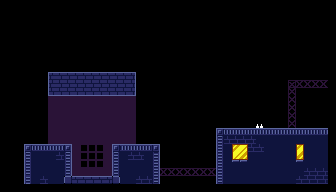

Below is a game level as drawn by its tile map, then a one-line description and the .tmx file that defines it, in full:
An orthogonal 42x24 tile map with 8x8 px tiles, 3 tile layers (Background, GroundLayer, Windows) and 10 objects.

<map version="1.10" tiledversion="1.10.2" orientation="orthogonal" renderorder="right-down" width="42" height="24" tilewidth="8" tileheight="8" infinite="0" nextlayerid="7" nextobjectid="13">
 <tileset firstgid="1" name="Tileset" tilewidth="8" tileheight="8" tilecount="125" columns="25">
  <image source="../../Tileset.png" width="203" height="40" />
 </tileset>
 <layer id="5" name="Background" width="42" height="24">
  <data encoding="csv">
0,0,0,0,0,0,0,0,0,0,0,0,0,0,0,0,0,0,0,0,0,0,0,0,0,0,0,0,0,0,0,0,0,0,0,0,0,0,0,0,0,0,
0,0,0,0,0,0,0,0,0,0,0,0,0,0,0,0,0,0,0,0,0,0,0,0,0,0,0,0,0,0,0,0,0,0,0,0,0,0,0,0,0,0,
0,0,0,0,0,0,0,0,0,0,0,0,0,0,0,0,0,0,0,0,0,0,0,0,0,0,0,0,0,0,0,0,0,0,0,0,0,0,0,0,0,0,
0,0,0,0,0,0,0,0,0,0,0,0,0,0,0,0,0,0,0,0,0,0,0,0,0,0,0,0,0,0,0,0,0,0,0,0,0,0,0,0,0,0,
0,0,0,0,0,0,0,0,0,0,0,0,0,0,0,0,0,0,0,0,0,0,0,0,0,0,0,0,0,0,0,0,0,0,0,0,0,0,0,0,0,0,
0,0,0,0,0,0,0,0,0,0,0,0,0,0,0,0,0,0,0,0,0,0,0,0,0,0,0,0,0,0,0,0,0,0,0,0,0,0,0,0,0,0,
0,0,0,0,0,0,0,0,0,0,0,0,0,0,0,0,0,0,0,0,0,0,0,0,0,0,0,0,0,0,0,0,0,0,0,0,0,0,0,0,0,0,
0,0,0,0,0,0,0,0,0,0,0,0,0,0,0,0,0,0,0,0,0,0,0,0,0,0,0,0,0,0,0,0,0,0,0,0,0,0,0,0,0,0,
0,0,0,0,0,0,0,0,0,0,0,0,0,0,0,0,0,0,0,0,0,0,0,0,0,0,0,0,0,0,0,0,0,0,0,0,0,0,0,0,0,0,
0,0,0,0,0,0,64,65,0,0,0,0,0,0,0,65,66,0,0,0,0,0,0,0,0,0,0,0,0,0,0,0,0,0,0,0,0,0,0,0,0,0,
0,0,0,0,0,0,89,90,90,90,90,90,90,90,90,90,91,0,0,0,0,0,0,0,0,0,0,0,0,0,0,0,0,0,0,0,21,22,22,22,0,0,
0,0,0,0,0,0,114,115,115,115,115,115,115,115,115,115,116,0,0,0,0,0,0,0,0,0,0,0,0,0,0,0,0,0,0,0,48,0,0,0,0,0,
0,0,0,0,0,0,47,47,47,47,47,47,47,47,47,47,47,0,0,0,0,0,0,0,0,0,0,0,0,0,0,0,0,0,0,0,48,0,0,0,0,0,
0,0,0,0,0,0,47,47,47,47,47,47,47,47,47,47,47,0,0,0,0,0,0,0,0,0,0,0,0,0,0,0,0,0,0,0,48,0,0,0,0,0,
0,0,0,0,0,0,47,47,47,47,47,47,47,47,47,47,47,0,0,0,0,0,0,0,0,0,0,0,0,0,0,0,0,0,0,0,48,0,0,0,0,0,
0,0,0,0,0,0,47,47,47,47,47,47,47,47,47,47,47,0,0,0,0,0,0,0,0,0,0,0,0,0,0,0,0,0,0,0,48,0,0,0,0,0,
0,0,0,0,0,0,47,47,47,47,47,47,47,47,47,47,47,0,0,0,0,0,0,0,0,0,0,0,0,0,0,0,0,0,0,0,0,0,0,0,0,0,
0,0,0,0,0,0,47,47,47,47,47,47,47,47,47,47,47,0,0,0,0,0,0,0,0,0,0,0,0,0,0,0,0,0,0,0,0,0,0,0,0,0,
0,0,0,0,0,46,0,0,47,47,69,69,69,47,47,0,0,0,0,0,0,0,0,0,0,0,0,0,0,0,0,0,0,0,0,0,0,0,0,0,0,0,
0,0,0,0,0,0,46,0,47,47,69,69,69,47,47,0,48,0,0,0,0,0,0,0,0,0,0,0,0,0,0,0,0,0,0,0,0,0,0,0,0,0,
0,0,0,0,0,0,46,0,47,47,69,69,69,47,47,0,48,0,0,0,0,0,0,0,0,0,0,0,0,0,0,0,0,0,0,0,0,0,0,0,0,0,
0,0,0,0,0,0,46,0,47,47,47,47,47,47,47,0,48,22,22,22,22,22,22,22,22,22,22,0,0,0,0,0,0,0,0,0,0,0,0,0,0,0,
0,0,0,0,0,0,46,0,0,0,0,0,0,0,0,0,46,0,0,0,0,0,0,0,0,0,0,0,0,0,0,0,0,0,0,0,0,0,0,0,0,0,
0,0,0,0,0,0,0,0,0,0,0,0,0,0,0,0,0,0,0,0,0,0,0,0,0,0,0,0,0,0,0,0,0,0,0,0,0,0,0,0,0,0
</data>
 </layer>
 <layer id="1" name="GroundLayer" width="42" height="24">
  <data encoding="csv">
0,0,0,0,0,0,0,0,0,0,0,0,0,0,0,0,0,0,0,0,0,0,0,0,0,0,0,0,0,0,0,0,0,0,0,0,0,0,0,0,0,0,
0,0,0,0,0,0,0,0,0,0,0,0,0,0,0,0,0,0,0,0,0,0,0,0,0,0,0,0,0,0,0,0,0,0,0,0,0,0,0,0,0,0,
0,0,0,0,0,0,0,0,0,0,0,0,0,0,0,0,0,0,0,0,0,0,0,0,0,0,0,0,0,0,0,0,0,0,0,0,0,0,0,0,0,0,
0,0,0,0,0,0,0,0,0,0,0,0,0,0,0,0,0,0,0,0,0,0,0,0,0,0,0,0,0,0,0,0,0,0,0,0,0,0,0,0,0,0,
0,0,0,0,0,0,0,0,0,0,0,0,0,0,0,0,0,0,0,0,0,0,0,0,0,0,0,0,0,0,0,0,0,0,0,0,0,0,0,0,0,0,
0,0,0,0,0,0,0,0,0,0,0,0,0,0,0,0,0,0,0,0,0,0,0,0,0,0,0,0,0,0,0,0,0,0,0,0,0,0,0,0,0,0,
0,0,0,0,0,0,0,0,0,0,0,0,0,0,0,0,0,0,0,0,0,0,0,0,0,0,0,0,0,0,0,0,0,0,0,0,0,0,0,0,0,0,
0,0,0,0,0,0,0,0,0,0,0,0,0,0,0,0,0,0,0,0,0,0,0,0,0,0,0,0,0,0,0,0,0,0,0,0,0,0,0,0,0,0,
0,0,0,0,0,0,0,0,0,0,0,0,0,0,0,0,0,0,0,0,0,0,0,0,0,0,0,0,0,0,0,0,0,0,0,0,0,0,0,0,0,0,
0,0,0,0,0,0,0,0,65,65,65,65,65,65,65,0,0,0,0,0,0,0,0,0,0,0,0,0,0,0,0,0,0,0,0,0,0,0,0,0,0,0,
0,0,0,0,0,0,0,0,0,0,0,0,0,0,0,0,0,0,0,0,0,0,0,0,0,0,0,0,0,0,0,0,0,0,0,0,0,0,0,0,22,0,
0,0,0,0,0,0,0,0,0,0,0,0,0,0,0,0,0,0,0,0,0,0,0,0,0,0,0,0,0,0,0,0,0,0,0,0,0,0,0,0,0,0,
0,0,0,0,0,0,0,0,0,0,0,0,0,0,0,0,0,0,0,0,0,0,0,0,0,0,0,0,0,0,0,0,0,0,0,0,0,0,0,0,0,0,
0,0,0,0,0,0,0,0,0,0,0,0,0,0,0,0,0,0,0,0,0,0,0,0,0,0,0,0,0,0,0,0,0,0,0,0,0,0,0,0,0,0,
0,0,0,0,0,0,0,0,0,0,0,0,0,0,0,0,0,0,0,0,0,0,0,0,0,0,0,0,0,0,0,0,0,0,0,0,0,0,0,0,0,0,
0,0,0,0,0,0,0,0,0,0,0,0,0,0,0,0,0,0,0,0,0,0,0,0,0,0,0,0,0,0,0,0,0,0,0,0,0,0,0,0,0,0,
0,0,0,0,0,0,0,0,0,0,0,0,0,0,0,0,0,0,0,0,0,0,0,0,0,0,0,9,10,11,12,10,11,12,10,11,12,10,11,12,11,0,
0,0,0,0,0,0,0,0,0,0,0,0,0,0,0,0,0,0,0,0,0,0,0,0,0,0,0,34,35,35,35,35,36,36,36,36,36,36,36,36,36,0,
0,0,0,9,10,11,12,10,13,0,0,0,0,0,9,12,10,11,12,13,0,0,0,0,0,0,0,59,36,36,35,35,35,36,36,36,36,36,36,36,36,0,
0,0,0,34,36,36,36,35,38,0,0,0,0,0,34,36,35,35,36,88,0,0,0,0,0,0,0,84,36,36,36,36,36,36,36,36,36,36,36,36,36,0,
0,0,0,59,36,36,36,36,63,0,0,0,0,0,59,36,36,36,36,38,0,0,0,0,0,0,0,34,36,36,36,36,36,36,36,36,36,36,36,36,36,0,
0,0,0,84,36,36,36,36,88,0,0,0,0,0,84,36,36,36,36,63,0,0,0,0,0,0,0,59,36,36,36,36,36,36,36,36,36,36,35,35,35,0,
0,0,0,59,36,35,36,36,14,65,65,65,65,65,15,36,36,35,35,88,0,0,0,0,0,0,0,84,36,36,36,36,36,36,36,36,36,35,35,35,35,0,
0,0,0,0,0,0,0,0,0,0,0,0,0,0,0,0,0,0,0,0,0,0,0,0,0,0,0,0,0,0,0,0,0,0,0,0,0,0,0,0,0,0
</data>
 </layer>
 <layer id="6" name="Windows" width="42" height="24">
  <data encoding="csv">
0,0,0,0,0,0,0,0,0,0,0,0,0,0,0,0,0,0,0,0,0,0,0,0,0,0,0,0,0,0,0,0,0,0,0,0,0,0,0,0,0,0,
0,0,0,0,0,0,0,0,0,0,0,0,0,0,0,0,0,0,0,0,0,0,0,0,0,0,0,0,0,0,0,0,0,0,0,0,0,0,0,0,0,0,
0,0,0,0,0,0,0,0,0,0,0,0,0,0,0,0,0,0,0,0,0,0,0,0,0,0,0,0,0,0,0,0,0,0,0,0,0,0,0,0,0,0,
0,0,0,0,0,0,0,0,0,0,0,0,0,0,0,0,0,0,0,0,0,0,0,0,0,0,0,0,0,0,0,0,0,0,0,0,0,0,0,0,0,0,
0,0,0,0,0,0,0,0,0,0,0,0,0,0,0,0,0,0,0,0,0,0,0,0,0,0,0,0,0,0,0,0,0,0,0,0,0,0,0,0,0,0,
0,0,0,0,0,0,0,0,0,0,0,0,0,0,0,0,0,0,0,0,0,0,0,0,0,0,0,0,0,0,0,0,0,0,0,0,0,0,0,0,0,0,
0,0,0,0,0,0,0,0,0,0,0,0,0,0,0,0,0,0,0,0,0,0,0,0,0,0,0,0,0,0,0,0,0,0,0,0,0,0,0,0,0,0,
0,0,0,0,0,0,0,0,0,0,0,0,0,0,0,0,0,0,0,0,0,0,0,0,0,0,0,0,0,0,0,0,0,0,0,0,0,0,0,0,0,0,
0,0,0,0,0,0,0,0,0,0,0,0,0,0,0,0,0,0,0,0,0,0,0,0,0,0,0,0,0,0,0,0,0,0,0,0,0,0,0,0,0,0,
0,0,0,0,0,0,0,0,0,0,0,0,0,0,0,0,0,0,0,0,0,0,0,0,0,0,0,0,0,0,0,0,0,0,0,0,0,0,0,0,0,0,
0,0,0,0,0,0,0,0,0,0,0,0,0,0,0,0,0,0,0,0,0,0,0,0,0,0,0,0,0,0,0,0,0,0,0,0,0,0,0,0,0,0,
0,0,0,0,0,0,0,0,0,0,0,0,0,0,0,0,0,0,0,0,0,0,0,0,0,0,0,0,0,0,0,0,0,0,0,0,0,0,0,0,0,0,
0,0,0,0,0,0,0,0,0,0,0,0,0,0,0,0,0,0,0,0,0,0,0,0,0,0,0,0,0,0,0,0,0,0,0,0,0,0,0,0,0,0,
0,0,0,0,0,0,0,0,0,0,0,0,0,0,0,0,0,0,0,0,0,0,0,0,0,0,0,0,0,0,0,0,0,0,0,0,0,0,0,0,0,0,
0,0,0,0,0,0,0,0,0,0,0,0,0,0,0,0,0,0,0,0,0,0,0,0,0,0,0,0,0,0,0,0,0,0,0,0,0,0,0,0,0,0,
0,0,0,0,0,0,0,0,0,0,0,0,0,0,0,0,0,0,0,0,0,0,0,0,0,0,0,0,0,0,0,0,117,0,0,0,0,0,0,0,0,0,
0,0,0,0,0,0,0,0,0,0,0,0,0,0,0,0,0,0,0,0,0,0,0,0,0,0,0,0,0,0,0,0,0,0,0,0,0,0,0,0,0,0,
0,0,0,0,0,0,0,0,0,0,0,0,0,0,0,0,0,0,0,0,0,0,0,0,0,0,0,0,0,0,0,0,0,0,0,0,0,0,0,0,0,0,
0,0,0,0,0,0,0,0,0,0,0,0,0,0,0,0,0,0,0,0,0,0,0,0,0,0,0,0,0,32,33,0,0,0,0,0,0,6,0,0,0,0,
0,0,0,0,0,0,0,0,0,0,0,0,0,0,0,0,0,0,0,0,0,0,0,0,0,0,0,0,0,57,58,0,0,0,0,0,0,31,0,0,0,0,
0,0,0,0,0,0,0,0,0,0,0,0,0,0,0,0,0,0,0,0,0,0,0,0,0,0,0,0,0,67,67,0,0,0,0,0,0,67,0,0,0,0,
0,0,0,0,0,0,0,0,0,0,0,0,0,0,0,0,0,0,0,0,0,0,0,0,0,0,0,0,0,0,0,0,0,0,0,0,0,0,0,0,0,0,
0,0,0,0,0,0,0,0,0,0,0,0,0,0,0,0,0,0,0,0,0,0,0,0,0,0,0,0,0,0,0,0,0,0,0,0,0,0,0,0,0,0,
0,0,0,0,0,0,0,0,0,0,0,0,0,0,0,0,0,0,0,0,0,0,0,0,0,0,0,0,0,0,0,0,0,0,0,0,0,0,0,0,0,0
</data>
 </layer>
 <objectgroup id="2" name="Ground">
  <object id="5" x="0" y="0" width="8" height="184" />
  <object id="6" x="24" y="144" width="48" height="40" />
  <object id="7" x="72" y="176" width="88" height="8" />
  <object id="8" x="112" y="144" width="48" height="32" />
  <object id="9" x="48" y="72" width="88" height="24" />
  <object id="10" x="216" y="128" width="104" height="56" />
  <object id="11" x="328" y="0" height="184" />
  <object id="12" x="320" y="128" width="8" height="56" />
 </objectgroup>
 <objectgroup id="3" name="Platform" />
 <objectgroup id="4" name="Spikes">
  <object id="2" x="256" y="124.031" width="7" height="3.96875" />
  <object id="3" x="0" y="184" width="328" height="8" />
 </objectgroup>
</map>